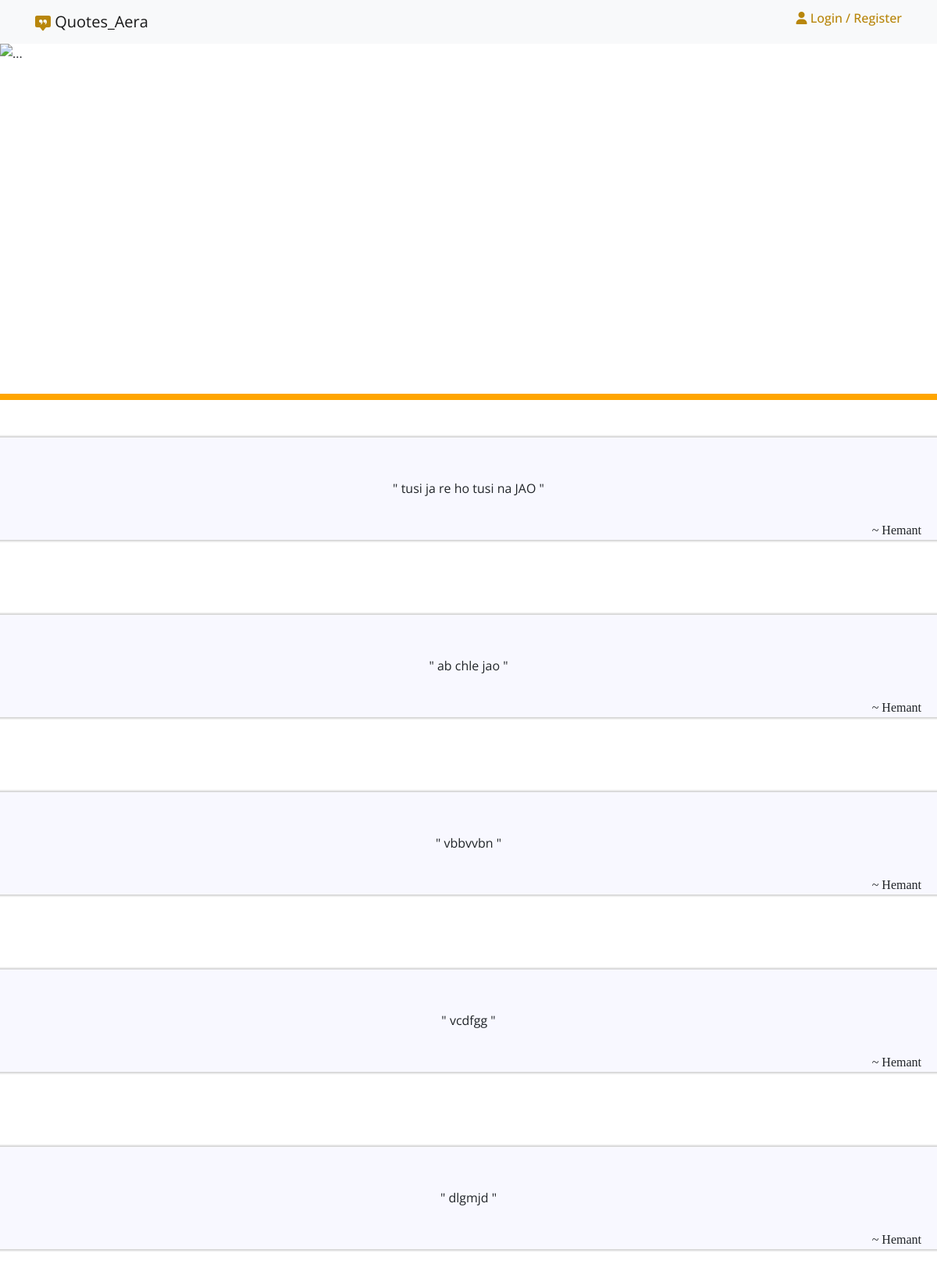
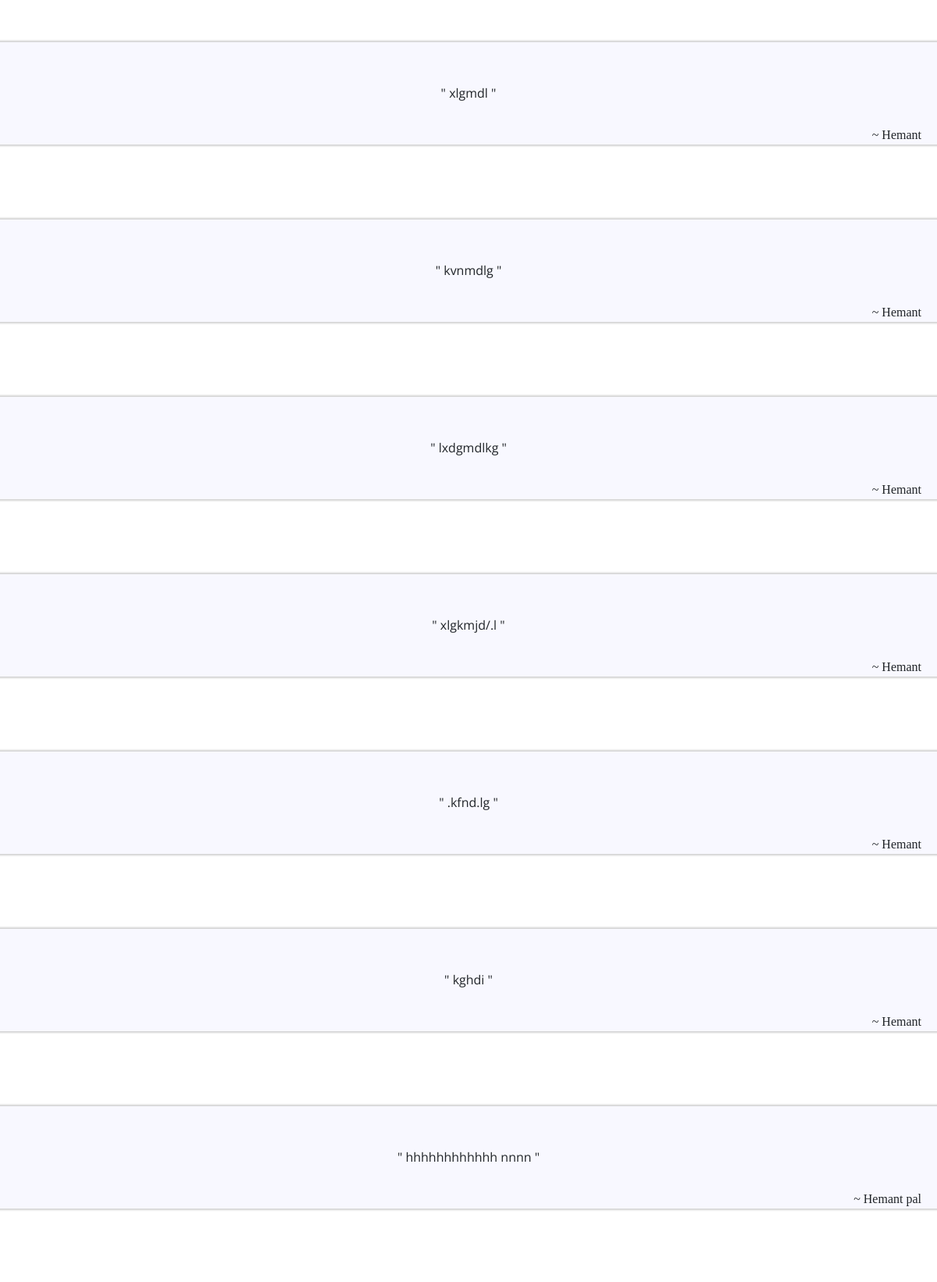
The page / (upper part) on the database its author committed (2 pictures, top to bottom).
### truelines/models.py (models this page shows)
class QuotesPost(Model):
    topic=models.CharField(max_length=50)
    quotes=models.CharField(max_length=500)
    mobileno=models.CharField(max_length=10)
    username=models.CharField(max_length=16)

### truelines/views.py (the view)
# urls.py: path('', views.Index_page, name="Index_page"),
def Index_page(request):
    all=QuotesPost.objects.all()
    return render(request,"htmlpages/index.html",{"data":all})

### templates/htmlpages/index.html (shortened to what this page needs)
<!DOCTYPE html>
<html lang="en">
{% load static %}
<head>
     <link href="{% static 'index.css' %}" rel="stylesheet">
<link rel="stylesheet" href="https://cdnjs.cloudflare.com/ajax/libs/font-awesome/4.7.0/css/font-awesome.min.css">
<link rel="stylesheet" href="https://cdn.jsdelivr.net/npm/bootstrap@4.5.3/dist/css/bootstrap.min.css">
</head>
<body>
<nav class="navbar navbar-expand-lg navbar-light bg-light">
  <div class="container">
    <a class="navbar-brand" href=""> Quotes_Aera</a>
<a href="login" style="color:darkgoldenrod;"><h6> <i class="fas fa-user"></i> Login / Register</h6></a>
 </div>
</nav>
<div id="carouselExampleInterval" class="carousel slide" data-ride="carousel" >
  <div class="carousel-inner" >
    <div class="carousel-item active" data-interval="10000">
      <img src="https://images.yourstory.com/cs/4/7951d870deb311e98c337d64c472c4c1/1-1584694227014.png?fm=png&auto=format" class="d-block w-100 " alt="..." style="height:400px;">
    </div>
  </div>
  <a class="carousel-control-prev" href="#carouselExampleInterval" role="button" data-slide="prev">
    <span class="carousel-control-prev-icon" aria-hidden="true"></span>
    <span class="visually-hidden">Previous</span>
  </a>
  <a class="carousel-control-next" href="#carouselExampleInterval" role="button" data-slide="next">
    <span class="carousel-control-next-icon" aria-hidden="true"></span>
    <span class="visually-hidden">Next</span>
  </a>
</div>
<br><br>
<div style="background-color:orange;width:100%;height:8px;"></div>
<br><br>
<center>
{% for y in data %}
<div id="container">
    <br><br>
    <div style="margin:5px;font-family: Bahnschrift;">
      <span> "  {{ y.quotes }}  " </span>
   </div><br>
    <div id="div">~ {{ y.username }} </div>
    <br>
</div>
    <br><br><br><br>
      {% endfor %}
</center>
</body>
</html>

### templates/htmlpages/index.html (style rules this page uses)
* { font-family: Open Sans; }
#container { width:100%;height:auto;background-color:ghostwhite;box-shadow: 0px 0px 2px 2px lightgrey; }
#div { float:right;margin-right: 20px;font-family: Algerian }

### rows shown on the page
QuotesPost: quotes "tusi ja re ho tusi na JAO", username "Hemant"
QuotesPost: quotes "ab chle jao", username "Hemant"
QuotesPost: quotes "vbbvvbn", username "Hemant"
QuotesPost: quotes "vcdfgg", username "Hemant"
QuotesPost: quotes "dlgmjd", username "Hemant"
QuotesPost: quotes "xlgmdl", username "Hemant"
QuotesPost: quotes "kvnmdlg", username "Hemant"
QuotesPost: quotes "lxdgmdlkg", username "Hemant"
QuotesPost: quotes "xlgkmjd/.l", username "Hemant"
QuotesPost: quotes ".kfnd.lg", username "Hemant"
QuotesPost: quotes "kghdi", username "Hemant"
QuotesPost: quotes "hhhhhhhhhhhh nnnn", username "Hemant pal"
